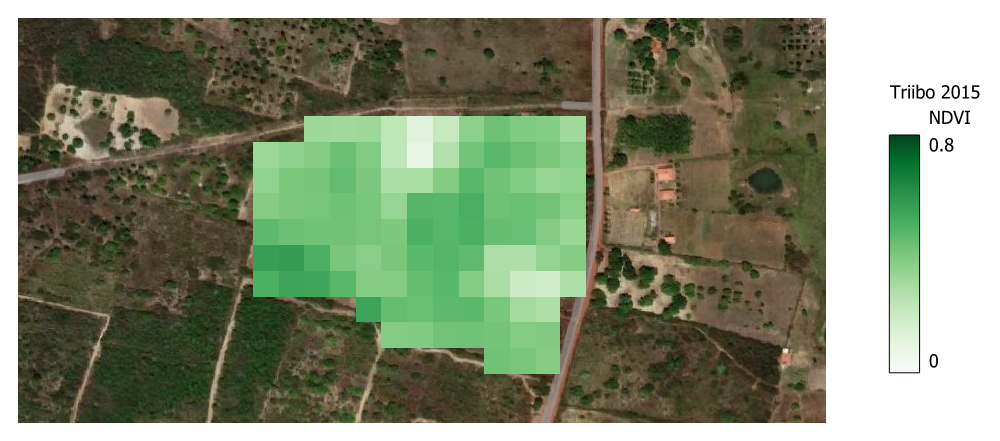
#> input picture result/NDVI_img/Triibo-2015.png, 1000 x 441 px
$ jupyter execute --allow-errors EDA.ipynb
#> lines starting #> are read from the running program, lines starting #| are printed output that depends on the picture
# Exploratory Data Analysis (EDA)
The goal is to explore the data generated with  QGIS and make the first chart and animations

1. Explore csv. files with data generated from QGIS using 'Extractor/Zonal statistical'
2. Create NDVI chart with appropriate indicator
3. Build Timeseries animation

[cell 1]
import pandas as pd

#> (a cell that did not finish here is left out)

#> (a cell that did not finish here is left out)

#> (a cell that did not finish here is left out)

Let's merge all the csv files in one structured dataset

[cell 5]
import os
from pathlib import Path
import re
import csv

[cell 6]
cwd=Path.cwd()
print(cwd)

abs=Path.absolute(cwd)
print(abs)

[cell 7]
abs_str=str(abs)
data_csv = abs_str + "/data/csv"

#Let's create a list to store data
data=[]


#> (the rest of this cell did not finish here and is left out)

[cell 8]
# Create a pandas dataframe from the data collected
columns=["year","id","min","max","avg","median","std","count"]
df_ndvi=pd.DataFrame(data, columns=columns)
df_ndvi

[cell 9]
#drop 'id' and 'count'
df_ndvi.drop(['id','count'], axis=1,inplace=True)
df_ndvi

[cell 10]
df_ndvi=df_ndvi.apply(pd.to_numeric)

#### Create the basic chart

[cell 11]
import matplotlib.pyplot as plt

[cell 12]
x=df_ndvi['year']
y1=df_ndvi['min']
y2=df_ndvi['max']
y3=df_ndvi['avg']
y4=df_ndvi['median']
std=df_ndvi['std']
yerr=std.to_list()

fig, axs = plt.subplots(2, 2)
axs[0, 0].plot(x,y1, label='min', color="blue")
axs[0, 0].errorbar(x, y1,yerr=yerr, fmt='o', label="errorbar")
axs[0, 0].set_title('Min NDVI')
axs[0, 1].plot(x,y2, label='max', color="red")
axs[0, 1].errorbar(x, y2,yerr=yerr, fmt='o', label="errorbar")
axs[0, 1].set_title('Max NDVI')
axs[1, 0].plot(x,y3, label='avg', color="green")
axs[1, 0].errorbar(x, y3,yerr=yerr, fmt='o', label="errorbar")
axs[1, 0].set_title('Avg NDVI')
axs[1, 1].plot(x,y4, label='median', color="yellow")
axs[1, 1].errorbar(x, y4,yerr=yerr, fmt='o', label="errorbar")
axs[1, 1].set_title('Median NDVI')

# Add legends
#axs[0,0].legend(bbox_to_anchor=(1.04, 0), loc="lower left", borderaxespad=0)
#axs[0,1].legend(bbox_to_anchor=(1.04, 0), loc="lower left", borderaxespad=0)
#axs[1,0].legend(bbox_to_anchor=(1.04, 0), loc="lower left", borderaxespad=0)
#axs[1,1].legend(bbox_to_anchor=(1.04, 0), loc="lower left", borderaxespad=0)

# Adjust layout and show the plot
plt.tight_layout()
plt.show()
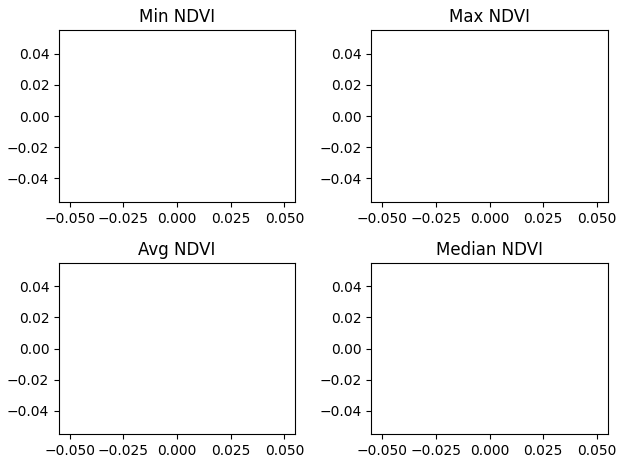
#> figure drawn by matplotlib, 4 panels

### Customed chart
We will represent 1 chart insted of 4

#> (a cell that did not finish here is left out)

### Timeseries Boxplot

[cell 14]
import numpy as np

[cell 15]
# Create a new figure and axis
fig, ax = plt.subplots()

min_val=df_ndvi["min"]
max_val=df_ndvi["max"]
diff=max_val-min_val

# Plot the max bars
ax.bar(df_ndvi["year"], diff, bottom=min_val, color="green", alpha=0.2, label="min-max")

# Plot the average line
ax.plot(df_ndvi["year"], df_ndvi["avg"], color="green", label="avg")

# Plot horizontal line (median)
ax.scatter(df_ndvi["year"],df_ndvi["median"], s=500,c="darkgreen", marker="_", linewidths=0.5, label="median")

# Add a trend line for the avg
#> (the rest of this cell did not finish here and is left out)

### Highlight the year with data

[cell 16]
def highlight_NDVI_year(df, highlight_year, savepath="result/plot/"):
    fig, ax = plt.subplots()

    min_val=df["min"]
    max_val=df["max"]
    diff=max_val-min_val

    # Plot the max bars
    ax.bar(df["year"], diff, bottom=min_val, color="green", alpha=0.4, label="min-max")

    # Plot the average line
    ax.plot(df["year"], df["avg"], color="green",label="avg")

    # Plot horizontal line (median)
    ax.scatter(df["year"],df["median"], s=500,c="darkgreen", marker="_", linewidths=0.5, label="median")

    # Highlight the year X
    ndvi_value=float(df.loc[df['year'] == highlight_year, "avg"].iloc[0])
    max_value_y = float(df.loc[df['year'] == highlight_year,"max"].iloc[0])
    if highlight_year==2015:
        ax.axvspan(highlight_year+0.5,2023+0.5, color="white", alpha=0.6)
    elif highlight_year==2023:
        ax.axvspan(2015-0.5,highlight_year-0.5, color="white", alpha=0.6)
    else:
        ax.axvspan(2015-0.5,highlight_year-0.5, color="white", alpha=0.6)
        ax.axvspan(highlight_year+0.5,2023+0.5, color="white", alpha=0.6)

    ax.text(highlight_year-0.5, max_value_y+0.02, f"avg = {ndvi_value: .2f}")

    #set y-axis limit
    ax.set_ylim(0,0.8)

    # Set axis labels and title
    ax.set_xlabel("Year")
    ax.set_ylabel("NDVI")
    ax.set_title(f"NDVI {highlight_year}")

    # Add a legend
    ax.legend()

    #plt.show()

    # Save figure
    filename = f"{highlight_year}.png"
    full_path = os.path.join(savepath, filename)
    plt.savefig(full_path)

#> (a cell that did not finish here is left out)

[cell 18]
# iterate over the years and save the figure
for year in df_ndvi["year"]:
    highlight_NDVI_year(df_ndvi, year)
    print(f"Plot for {year} saved!")
print("finished!")

[cell 19]
# The next step we concatnate the satellite image from QGIS and the plot generated above.
# The issue is that the satellite image is too large, so we will proceed to image manipulation on both input
# satellite image -> crop to (...x...)
# plot image -> bigger to (...x...)

[cell 20]
# My version, which work fine, but for some reason, when saving the figure the ratio aspect was not preserved

"""
def highlight_NDVI_year_figsize(df, highlight_year, size_w, size_h, my_dpi=100, savepath="result/plot/"):

    w_in=size_w/my_dpi
    h_in=size_h/my_dpi

    plt.figure(figsize=(w_in, h_in))

    fig, ax = plt.subplots()

    min_val=df["min"]
    max_val=df["max"]
    diff=max_val-min_val

    # Plot the max bars
    ax.bar(df["year"], diff, bottom=min_val, color="green", alpha=0.4, label="min-max")

    # Plot the average line
    ax.plot(df["year"], df["avg"], color="green",label="avg")

    # Plot horizontal line (median)
    ax.scatter(df["year"],df["median"], s=500,c="darkgreen", marker="_", linewidths=0.5, label="median")

    # Highlight the year X
    ndvi_value=float(df.loc[df['year'] == highlight_year, "avg"].iloc[0])
    max_value_y = float(df.loc[df['year'] == highlight_year,"max"].iloc[0])
    if highlight_year==2015:
        ax.axvspan(highlight_year+0.5,2023+0.5, color="white", alpha=0.6)
    elif highlight_year==2023:
        ax.axvspan(2015-0.5,highlight_year-0.5, color="white", alpha=0.6)
    else:
        ax.axvspan(2015-0.5,highlight_year-0.5, color="white", alpha=0.6)
        ax.axvspan(highlight_year+0.5,2023+0.5, color="white", alpha=0.6)

    ax.text(highlight_year-0.5, max_value_y+0.02, f"avg = {ndvi_value: .2f}")

    #set y-axis limit
    ax.set_ylim(0,0.8)

    # Set axis labels and title
    ax.set_xlabel("Year")
    ax.set_ylabel("NDVI")
    ax.set_title(f"NDVI {highlight_year}")

    # Add a legend
    ax.legend()

    #plt.show(False)

    # Save figure
    filename = f"{highlight_year}.png"
    full_path = os.path.join(savepath, filename)
    plt.savefig(full_path, bbox_inches='tight')

    """

[cell 21]
# Try ChatGPT correction

# [58 lines left out: function highlight_NDVI_year_figsize, not called in this run]

[cell 22]
for year in df_ndvi["year"]:
    highlight_NDVI_year_figsize(df_ndvi, year, 1000, 600) #size in pixels
    print(f"Plot for {year} saved!")
print("finished!")

## Stacked 2 images

[cell 23]
from PIL import Image

[cell 24]
NDVI_2015=Image.open("result/NDVI_img/Triibo-2015.png")
#> NDVI_2015 is the input picture: PIL image 1000x441 RGBA; mean R, G, B, A 131.3, 141.1, 114.9, 255
w_ndvi, h_ndvi = NDVI_2015.size
#> w_ndvi = 1000; h_ndvi = 441
print(f"width image: {w_ndvi}")
#| width image: 1000
print(f"height image: {h_ndvi}")
#| height image: 441

plot_2015=Image.open("result/plot/2015.png")
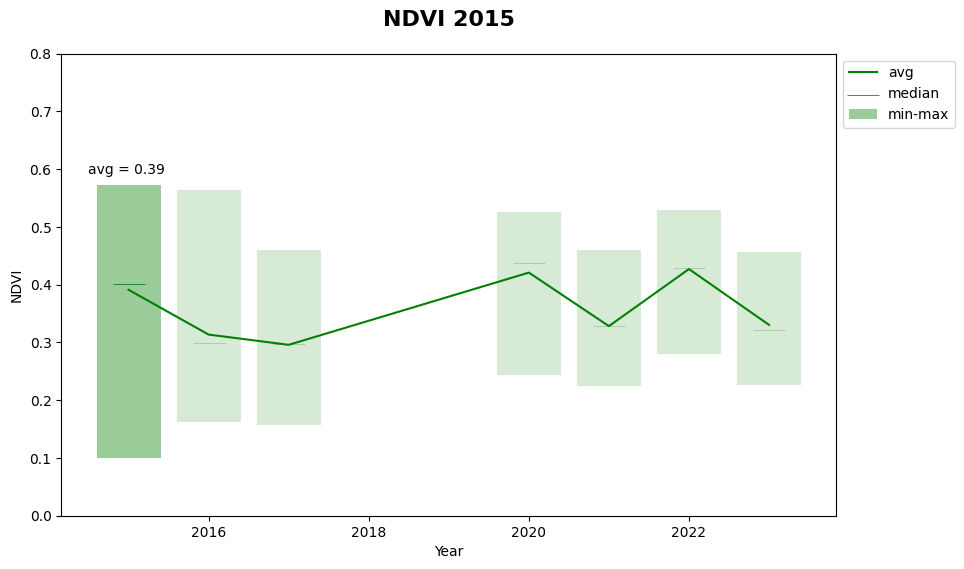
#> input picture result/plot/2015.png, 964 x 569 px
#> plot_2015 is the input picture: PIL image 964x569 RGBA; mean R, G, B, A 243.7, 248, 243.7, 255
w_plot, h_plot = plot_2015.size
#> w_plot = 964; h_plot = 569
print(f"width plot: {w_plot}")
#| width plot: 964
print(f"height plot: {h_plot}")
#| height plot: 569

[cell 25]
# Add a blank band on the right of the shortest image (supposed to be the im2 (plot)), this function can be improved

def add_blank_band(im1, im2, fill_color=(255, 255, 255)):
    # Ensure im1 is wider than im2 by filling im2 with blank space if needed
#> called with fill_color = (255, 255, 255)
    if im1.width > im2.width:
        # Create a new image with the same width as im1 and height of im2
        new_im2 = Image.new('RGB', (im1.width, im2.height), fill_color)
#> new_im2: PIL image 1000x569 RGB; every value is 255
        # Paste im2 onto the new image
        new_im2.paste(im2, (0, 0))
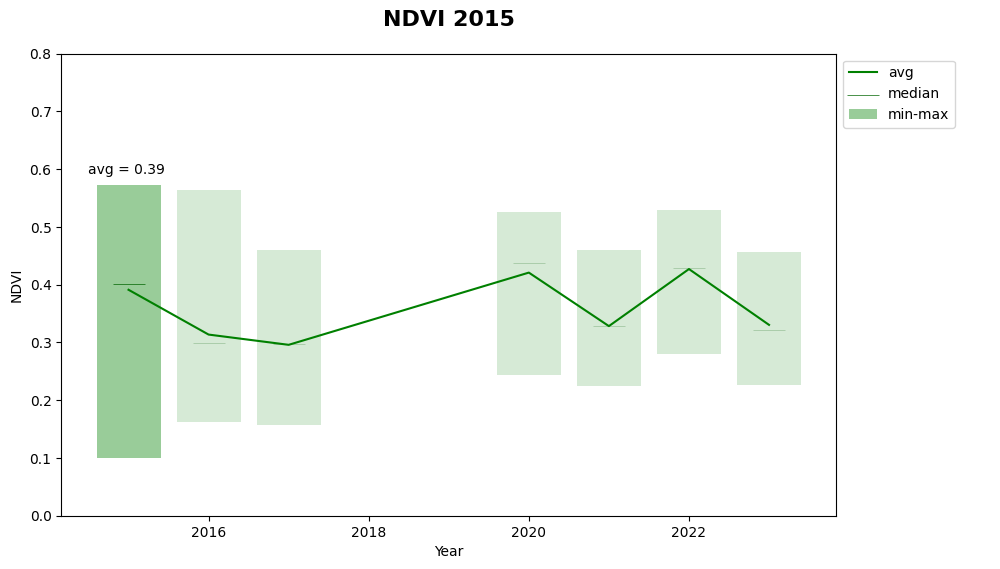
#> new_im2: PIL image 1000x569 RGB; mean R, G, B 244.1, 248.2, 244.1
        return new_im2
    else:
        # If im2 is already the same width or wider, return im2 as is
        return im2

[cell 26]
plot_2015_adj=add_blank_band(NDVI_2015,plot_2015)
plot_2015_adj

[cell 27]
def get_concat_v(im1, im2):
    dst = Image.new('RGB', (im1.width, im1.height + im2.height))
#> dst: PIL image 1000x1010 RGB; every value is 0
    dst.paste(im1, (0, 0))
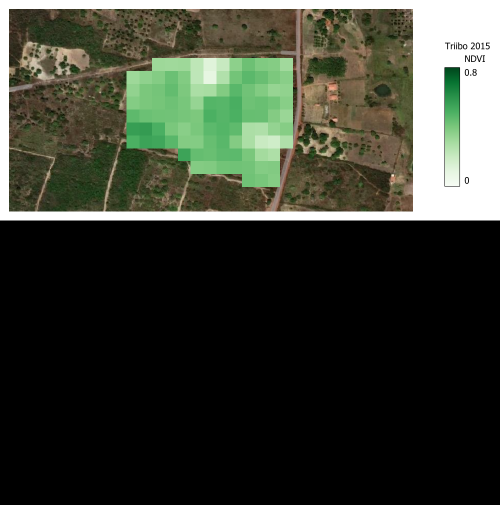
#> dst: PIL image 1000x1010 RGB (shown at 1/2 size); mean R, G, B 57.3, 61.6, 50.2
    dst.paste(im2, (0, im1.height))
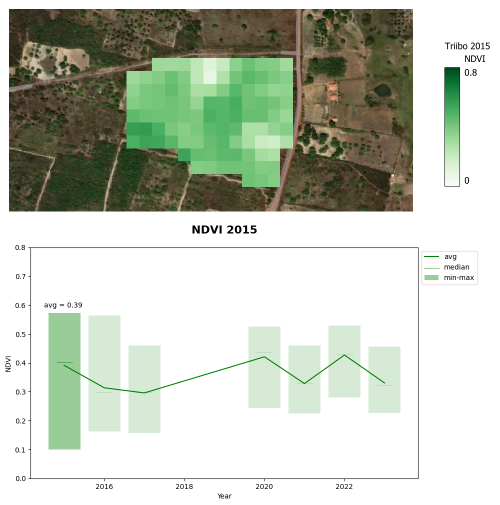
#> dst: PIL image 1000x1010 RGB (shown at 1/2 size); mean R, G, B 194.8, 201.5, 187.7
    return dst

[cell 28]
final_image=get_concat_v(NDVI_2015,plot_2015_adj)
final_image

[cell 29]
# It is perfect!!! let's  create all those images

# First we create dictionary with the filename and the year

def get_files_dict(folder_path, prefix="", suffix=""):
    """Get a dictionary of files in a folder keyed by the year extracted from filenames."""
    files_dict = {}
    for filename in os.listdir(folder_path):
        if filename.endswith(".png"):
            # Extract the year part from the filename
            year = filename.replace(prefix, "").replace(suffix, "").replace(".png", "")
            if year.isdigit():
                files_dict[year] = os.path.join(folder_path, filename)
    return files_dict

[cell 30]
plot_dict = get_files_dict("result/plot/")
plot_dict

[cell 31]
img_dict = get_files_dict("result/NDVI_img/", "Triibo-")
img_dict

[cell 32]
years = list(plot_dict.keys())

[cell 33]
# Now let's process the image

for year in years:

    path_img=img_dict[year]
    img = Image.open(path_img)

    path_plot=plot_dict[year]
    plot = Image.open(path_plot)

    # Add white band to the shortest image
    plot_adj = add_blank_band(img, plot)

    # Stack (vertically) pictures
    final_img=get_concat_v(img, plot_adj)

    # Save image
    saving_path = "result/final_output/"
    filename = f"NDVI_Triibo_{year}.png"
    full_path = os.path.join(saving_path,filename)
    final_img.save(full_path)

## Make a gif

[cell 34]
from PIL import Image

#> (a cell that did not finish here is left out)
